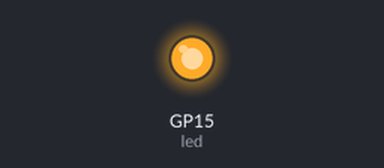
Bench run of a program on a simulated Raspberry Pi Pico running MicroPython. Parts: output pins drawn as LEDs (lit = HIGH).

Above: at 0.2 s.
At 3.5 s:
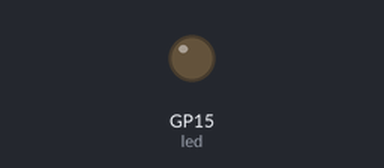
Timing chart, 0 to 5.7 s (numbered marks = the images above):
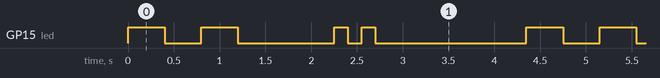

The program:

blink_led_on_GPIO_15.py
```python
# Blink an LED that is connected to GPIO pin 15
# GPIO 15 is the lower left pin looking from top of Pico
# with USB at the top.
# Uses connections:
#  GPIO 15 to resistor  (220 or 330 ohms; min 50 ohms)
#  resistor to LED anode (long lead)
#  LED cathode (short lead) to gnd (negative)

import time
from picozero import LED

GPIO_15 = 15

led = LED(GPIO_15)

# ORIGINAL example
# The blink() method produces fast, erratic blinking
def original_blink():
    while True:
        led.blink()


pico_led = led

def blink_led(secs):
    pico_led.on()
    time.sleep(secs)
    pico_led.off()
    time.sleep(secs)

def fancy_blink():
    while True:
        blink_led(0.4)
        blink_led(0.4)
        time.sleep(0.65)
        blink_led(0.15)
        blink_led(0.15)

        time.sleep(1.5)

# pick one:
#original_blink()
fancy_blink()

###
```

Measured:
- by itself, GP15 (led): repeats every 4.4 s: LOW 0.40 s, HIGH 0.40 s, LOW 1.1 s, HIGH 0.15 s, LOW 0.15 s, HIGH 0.15 s, LOW 1.7 s, HIGH 0.40 s
- by itself, everything shown: repeats every 4.4 s, in 8 steps
